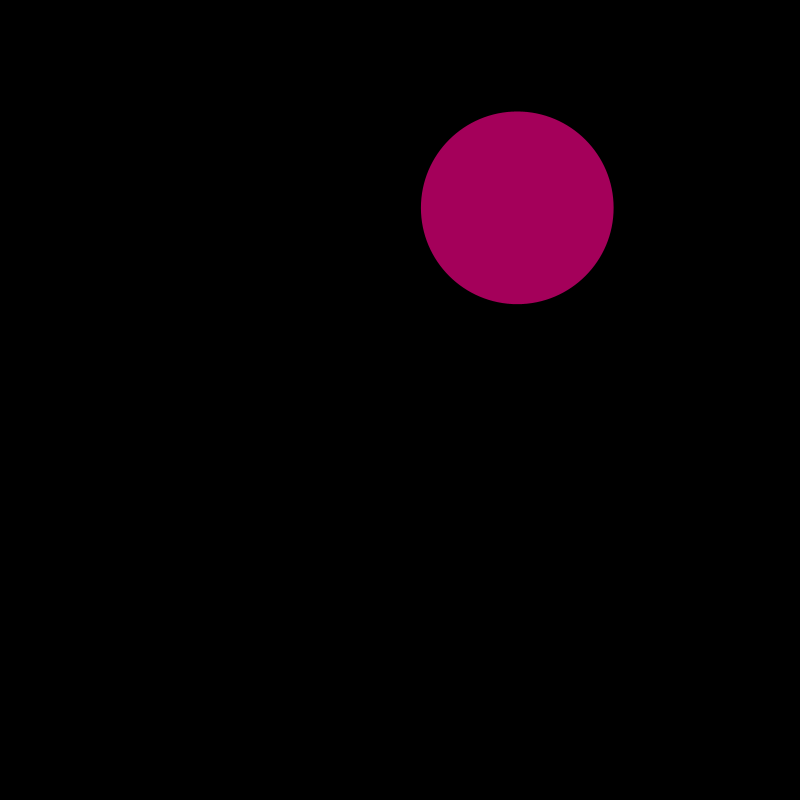
Frame 1 (no input)
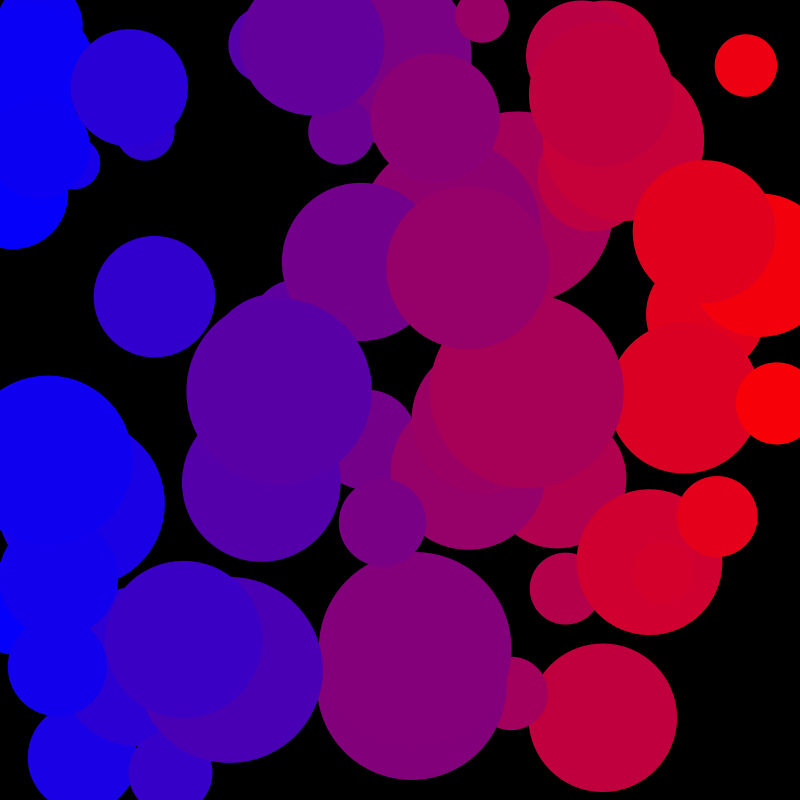
Frame 60 (the mouse pressed at the canvas centre just before this capture)
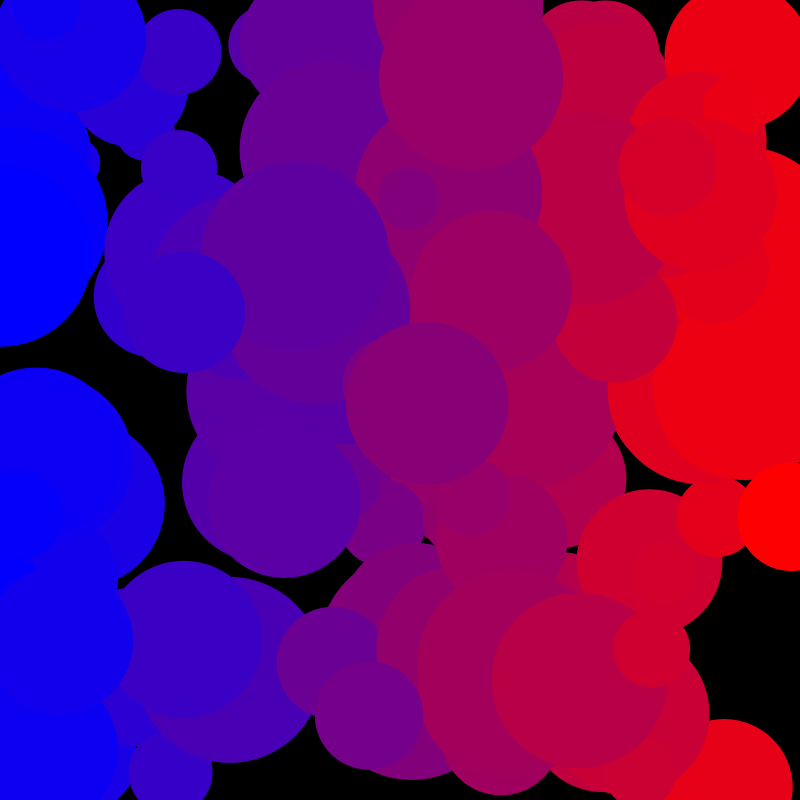
Frame 120 (the mouse held since frame 60 and released just before this capture)

The Processing sketch that drew these frames (run headless with seeded random() and noise(); from frame 60 on, the mouse is pressed at the canvas centre):

// Processing sketch: bit2atom_180625c
// ── bit2atom_180625c.pde
void setup(){
  size(800, 800);
  background(0);
}

void draw(){
  float ellipseX = random(800);
  float ellipseY = random(800);
  float ellipseR = map(ellipseX, 0, 800, 0, 255);
  float ellipseB = map(ellipseX, 0, 800, 255, 0);
  fill(ellipseR, 0, ellipseB);
  noStroke();
  float ellipseD = random(50, 200);
  ellipse(ellipseX, ellipseY, ellipseD, ellipseD);
}
